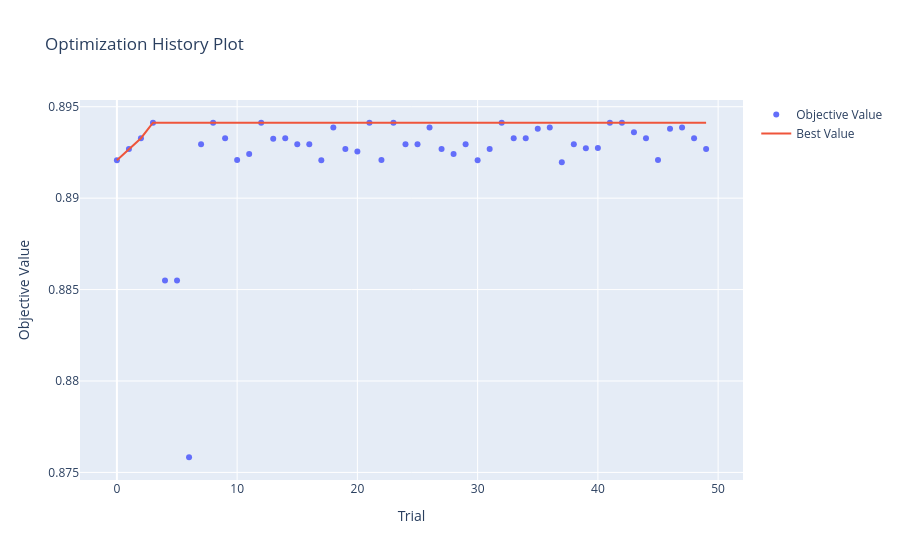
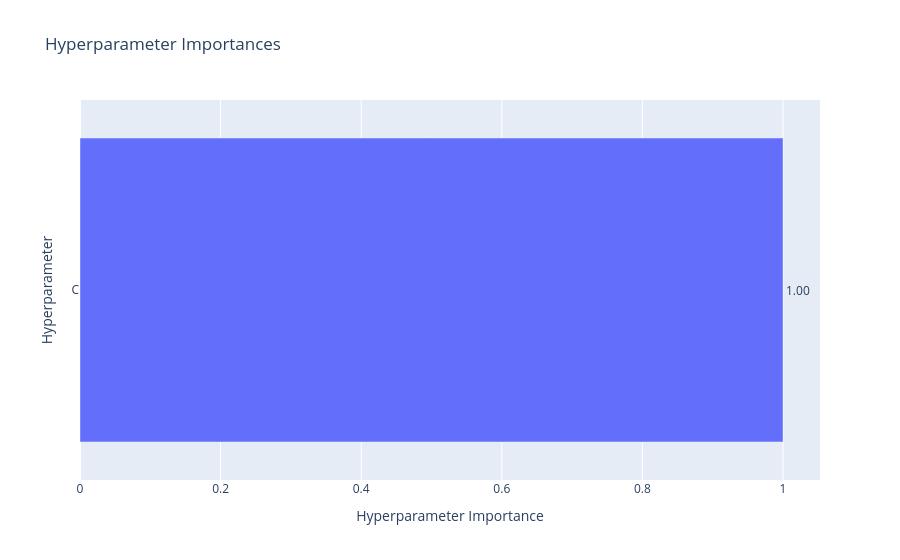
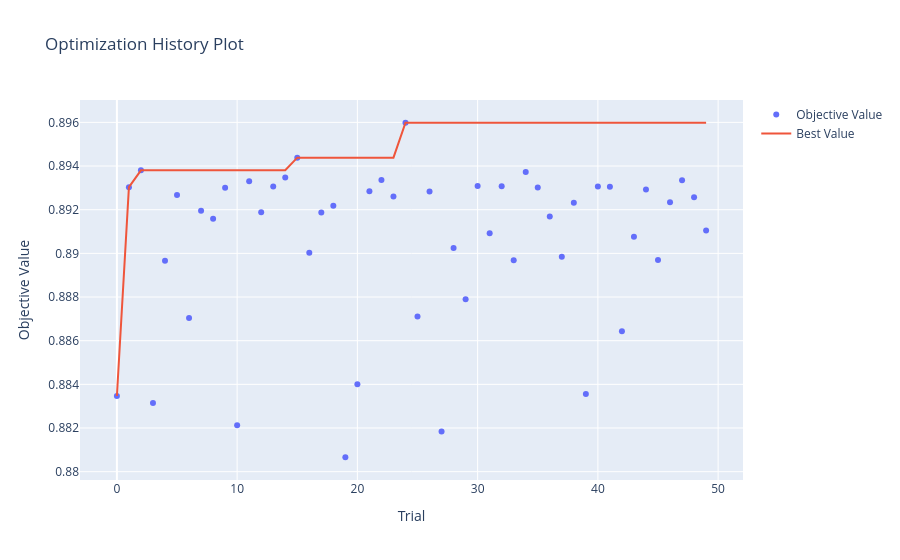
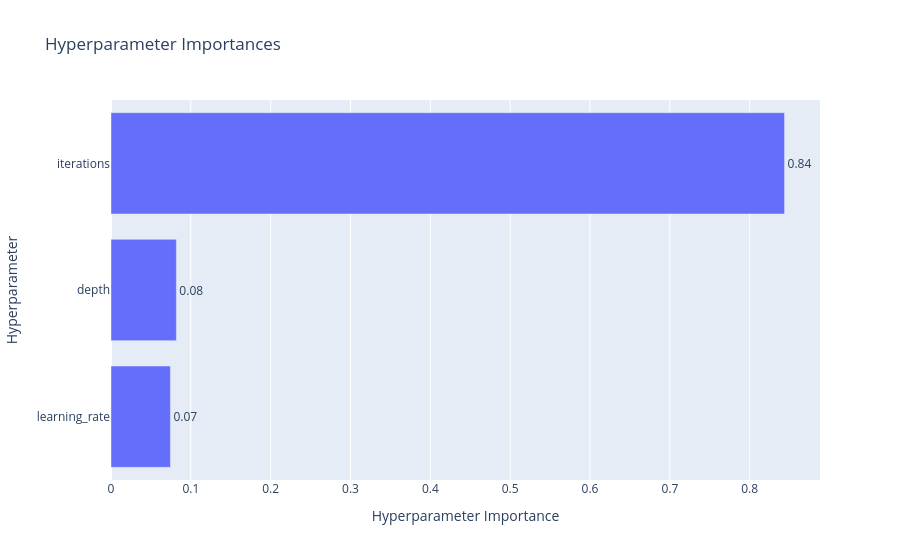

Here is the notebook cell these charts were saved with, in order:
### Code cell
# ── Optuna visualisation (or top-10 trials table fallback) ───────────────────
def _top10(study):
    df = study.trials_dataframe()
    keep = [c for c in ["number", "value", "duration"]
            + [f"params_{k}" for k in study.best_params] if c in df.columns]
    print(df[keep].sort_values("value", ascending=False).head(10).to_string(index=False))

for fam, study in STUDIES.items():
    print(f"\n=== {fam} — optimisation history / importances ===")
    if PLOTLY_OK:
        try:
            optuna.visualization.plot_optimization_history(study).show()
            optuna.visualization.plot_param_importances(study).show()
        except Exception as exc:
            print(f"visualisation failed ({type(exc).__name__}) — top-10 trials:")
            _top10(study)
    else:
        print("plotly missing — top-10 trials:")
        _top10(study)

### Figure 1 — Plotly figure (JSON) as saved in the notebook; plotly's stock layout.template omitted (floating-point values rounded to 4 significant figures)
{"data": [{"mode": "markers", "name": "Objective Value", "type": "scatter", "x": [0, 1, 2, 3, 4, 5, 6, 7, 8, 9, 10, 11, 12, 13, 14, 15, 16, 17, 18, 19, 20, 21, 22, 23, 24, 25, 26, 27, 28, 29, 30, 31, 32, 33, 34, 35, 36, 37, 38, 39, 40, 41, 42, 43, 44, 45, 46, 47, 48, 49], "y": [0.8921, 0.8927, 0.8933, 0.8941, 0.8855, 0.8855, 0.8758, 0.893, 0.8941, 0.8933, 0.8921, 0.8924, 0.8941, 0.8933, 0.8933, 0.893, 0.8929, 0.8921, 0.8939, 0.8927, 0.8926, 0.8941, 0.8921, 0.8941, 0.893, 0.893, 0.8939, 0.8927, 0.8924, 0.893, 0.8921, 0.8927, 0.8941, 0.8933, 0.8933, 0.8938, 0.8939, 0.892, 0.893, 0.8927, 0.8927, 0.8941, 0.8941, 0.8936, 0.8933, 0.8921, 0.8938, 0.8939, 0.8933, 0.8927]}, {"mode": "lines", "name": "Best Value", "type": "scatter", "x": [0, 1, 2, 3, 4, 5, 6, 7, 8, 9, 10, 11, 12, 13, 14, 15, 16, 17, 18, 19, 20, 21, 22, 23, 24, 25, 26, 27, 28, 29, 30, 31, 32, 33, 34, 35, 36, 37, 38, 39, 40, 41, 42, 43, 44, 45, 46, 47, 48, 49], "y": [0.8921, 0.8927, 0.8933, 0.8941, 0.8941, 0.8941, 0.8941, 0.8941, 0.8941, 0.8941, 0.8941, 0.8941, 0.8941, 0.8941, 0.8941, 0.8941, 0.8941, 0.8941, 0.8941, 0.8941, 0.8941, 0.8941, 0.8941, 0.8941, 0.8941, 0.8941, 0.8941, 0.8941, 0.8941, 0.8941, 0.8941, 0.8941, 0.8941, 0.8941, 0.8941, 0.8941, 0.8941, 0.8941, 0.8941, 0.8941, 0.8941, 0.8941, 0.8941, 0.8941, 0.8941, 0.8941, 0.8941, 0.8941, 0.8941, 0.8941]}, {"marker": {"color": "#cccccc"}, "mode": "markers", "name": "Infeasible Trial", "showlegend": false, "type": "scatter", "x": [], "y": []}], "layout": {"title": {"text": "Optimization History Plot"}, "xaxis": {"title": {"text": "Trial"}}, "yaxis": {"title": {"text": "Objective Value"}}}}

### Figure 2 — Plotly figure (JSON) as saved in the notebook; plotly's stock layout.template omitted (floating-point values rounded to 4 significant figures)
{"data": [{"cliponaxis": false, "hovertemplate": ["C (FloatDistribution): 1.0<extra></extra>"], "name": "Objective Value", "orientation": "h", "text": ["1.00"], "textposition": "outside", "type": "bar", "x": [1.0], "y": ["C"]}], "layout": {"title": {"text": "Hyperparameter Importances"}, "xaxis": {"title": {"text": "Hyperparameter Importance"}}, "yaxis": {"title": {"text": "Hyperparameter"}}}}

### Figure 3 — Plotly figure (JSON) as saved in the notebook; plotly's stock layout.template omitted (floating-point values rounded to 4 significant figures)
{"data": [{"mode": "markers", "name": "Objective Value", "type": "scatter", "x": [0, 1, 2, 3, 4, 5, 6, 7, 8, 9, 10, 11, 12, 13, 14, 15, 16, 17, 18, 19, 20, 21, 22, 23, 24, 25, 26, 27, 28, 29, 30, 31, 32, 33, 34, 35, 36, 37, 38, 39, 40, 41, 42, 43, 44, 45, 46, 47, 48, 49], "y": [0.8835, 0.893, 0.8938, 0.8831, 0.8897, 0.8927, 0.887, 0.892, 0.8916, 0.893, 0.8821, 0.8933, 0.8919, 0.8931, 0.8935, 0.8944, 0.89, 0.8919, 0.8922, 0.8807, 0.884, 0.8928, 0.8934, 0.8926, 0.896, 0.8871, 0.8928, 0.8818, 0.8903, 0.8879, 0.8931, 0.8909, 0.8931, 0.8897, 0.8937, 0.893, 0.8917, 0.8898, 0.8923, 0.8836, 0.8931, 0.8931, 0.8864, 0.8908, 0.8929, 0.8897, 0.8923, 0.8933, 0.8926, 0.8911]}, {"mode": "lines", "name": "Best Value", "type": "scatter", "x": [0, 1, 2, 3, 4, 5, 6, 7, 8, 9, 10, 11, 12, 13, 14, 15, 16, 17, 18, 19, 20, 21, 22, 23, 24, 25, 26, 27, 28, 29, 30, 31, 32, 33, 34, 35, 36, 37, 38, 39, 40, 41, 42, 43, 44, 45, 46, 47, 48, 49], "y": [0.8835, 0.893, 0.8938, 0.8938, 0.8938, 0.8938, 0.8938, 0.8938, 0.8938, 0.8938, 0.8938, 0.8938, 0.8938, 0.8938, 0.8938, 0.8944, 0.8944, 0.8944, 0.8944, 0.8944, 0.8944, 0.8944, 0.8944, 0.8944, 0.896, 0.896, 0.896, 0.896, 0.896, 0.896, 0.896, 0.896, 0.896, 0.896, 0.896, 0.896, 0.896, 0.896, 0.896, 0.896, 0.896, 0.896, 0.896, 0.896, 0.896, 0.896, 0.896, 0.896, 0.896, 0.896]}, {"marker": {"color": "#cccccc"}, "mode": "markers", "name": "Infeasible Trial", "showlegend": false, "type": "scatter", "x": [], "y": []}], "layout": {"title": {"text": "Optimization History Plot"}, "xaxis": {"title": {"text": "Trial"}}, "yaxis": {"title": {"text": "Objective Value"}}}}

### Figure 4 — Plotly figure (JSON) as saved in the notebook; plotly's stock layout.template omitted (floating-point values rounded to 4 significant figures)
{"data": [{"cliponaxis": false, "hovertemplate": ["learning_rate (FloatDistribution): 0.07442830008596682<extra></extra>", "depth (IntDistribution): 0.08188768810138551<extra></extra>", "iterations (IntDistribution): 0.8436840118126476<extra></extra>"], "name": "Objective Value", "orientation": "h", "text": ["0.07", "0.08", "0.84"], "textposition": "outside", "type": "bar", "x": [0.07443, 0.08189, 0.8437], "y": ["learning_rate", "depth", "iterations"]}], "layout": {"title": {"text": "Hyperparameter Importances"}, "xaxis": {"title": {"text": "Hyperparameter Importance"}}, "yaxis": {"title": {"text": "Hyperparameter"}}}}
